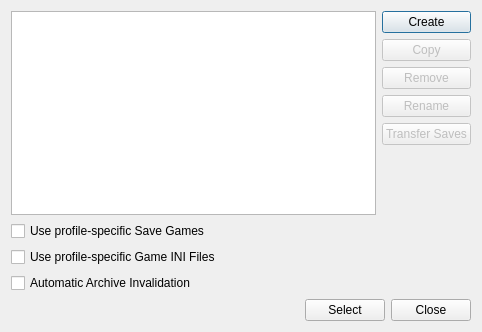
<?xml version="1.0" encoding="UTF-8"?>
<ui version="4.0">
 <class>ProfilesDialog</class>
 <widget class="QDialog" name="ProfilesDialog">
  <property name="geometry">
   <rect>
    <x>0</x>
    <y>0</y>
    <width>482</width>
    <height>332</height>
   </rect>
  </property>
  <property name="windowTitle">
   <string>Profiles</string>
  </property>
  <layout class="QVBoxLayout" name="verticalLayout_3">
   <item>
    <widget class="QWidget" name="widget" native="true">
     <layout class="QHBoxLayout" name="horizontalLayout_3">
      <property name="leftMargin">
       <number>0</number>
      </property>
      <property name="topMargin">
       <number>0</number>
      </property>
      <property name="rightMargin">
       <number>0</number>
      </property>
      <property name="bottomMargin">
       <number>0</number>
      </property>
      <item>
       <layout class="QVBoxLayout" name="verticalLayout_2">
        <item>
         <widget class="QListWidget" name="profilesList">
          <property name="toolTip">
           <string>List of Profiles</string>
          </property>
          <property name="whatsThis">
           <string>&lt;!DOCTYPE HTML PUBLIC &quot;-//W3C//DTD HTML 4.0//EN&quot; &quot;http://www.w3.org/TR/REC-html40/strict.dtd&quot;&gt;
&lt;html&gt;&lt;head&gt;&lt;meta name=&quot;qrichtext&quot; content=&quot;1&quot; /&gt;&lt;style type=&quot;text/css&quot;&gt;
p, li { white-space: pre-wrap; }
&lt;/style&gt;&lt;/head&gt;&lt;body style=&quot; font-family:'MS Shell Dlg 2'; font-size:8pt; font-weight:400; font-style:normal;&quot;&gt;
&lt;p style=&quot; margin-top:0px; margin-bottom:0px; margin-left:0px; margin-right:0px; -qt-block-indent:0; text-indent:0px;&quot;&gt;&lt;span style=&quot; font-size:8.25pt;&quot;&gt;This is the list of profiles. Each profile contains its own list and installation order of enabled mods (from a shared pool), its own list and load order of enabled plugins (esps/esms), a copy of the games ini-file and an optional savegame filter.&lt;/span&gt;&lt;/p&gt;&lt;/body&gt;&lt;/html&gt;</string>
          </property>
         </widget>
        </item>
        <item>
         <widget class="QCheckBox" name="localSavesBox">
          <property name="toolTip">
           <string>&lt;html&gt;&lt;head/&gt;&lt;body&gt;&lt;p&gt;If checked, save games are stored locally to this profile and will not appear when starting with a different profile.&lt;/p&gt;&lt;/body&gt;&lt;/html&gt;</string>
          </property>
          <property name="whatsThis">
           <string>If checked, save games are local to this profile and will not appear when starting with a different profile.</string>
          </property>
          <property name="text">
           <string>Use profile-specific Save Games</string>
          </property>
         </widget>
        </item>
        <item>
         <widget class="QCheckBox" name="localIniFilesBox">
          <property name="toolTip">
           <string>&lt;html&gt;&lt;head/&gt;&lt;body&gt;&lt;p&gt;If checked MO2 will use his own profile-specific game INI files, so that the &amp;quot;Global&amp;quot; ones in MyGames can be left vanilla. This different set of INI files is then offered to the game instead of the default one.&lt;/p&gt;&lt;/body&gt;&lt;/html&gt;</string>
          </property>
          <property name="whatsThis">
           <string>&lt;html&gt;&lt;head/&gt;&lt;body&gt;&lt;p&gt;If checked, MO2 will use a local set of game INI files (configuration and settings files), different from the default ones found in MyGames. This way changes to the INI settings will only affect this profile and the Global INI files can remain vanilla. MO2 will then show the profile INI files to the game instead of the Global ones.&lt;/p&gt;&lt;/body&gt;&lt;/html&gt;</string>
          </property>
          <property name="text">
           <string>Use profile-specific Game INI Files</string>
          </property>
          <property name="checked">
           <bool>false</bool>
          </property>
         </widget>
        </item>
        <item>
         <widget class="QCheckBox" name="invalidationBox">
          <property name="toolTip">
           <string>This ensures data files from mods are actually used. You want to enable this unless you use a different tool for Archive Invalidation.</string>
          </property>
          <property name="whatsThis">
           <string>&lt;!DOCTYPE HTML PUBLIC &quot;-//W3C//DTD HTML 4.0//EN&quot; &quot;http://www.w3.org/TR/REC-html40/strict.dtd&quot;&gt;
&lt;html&gt;&lt;head&gt;&lt;meta name=&quot;qrichtext&quot; content=&quot;1&quot; /&gt;&lt;style type=&quot;text/css&quot;&gt;
p, li { white-space: pre-wrap; }
&lt;/style&gt;&lt;/head&gt;&lt;body style=&quot; font-family:'MS Shell Dlg 2'; font-size:8.25pt; font-weight:400; font-style:normal;&quot;&gt;
&lt;p style=&quot; margin-top:0px; margin-bottom:0px; margin-left:0px; margin-right:0px; -qt-block-indent:0; text-indent:0px;&quot;&gt;&lt;span style=&quot; font-size:8pt;&quot;&gt;The games Oblivion, Fallout 3 and Fallout NV contain a bug which prevents texture and mesh replacers (that is: all modifications to meshes and textures already in game) from working.&lt;/span&gt;&lt;/p&gt;
&lt;p style=&quot; margin-top:0px; margin-bottom:0px; margin-left:0px; margin-right:0px; -qt-block-indent:0; text-indent:0px;&quot;&gt;&lt;span style=&quot; font-size:8pt;&quot;&gt;The Mod Organizer uses a workaround called &amp;quot;BSA redirection&amp;quot; (google is your friend) to fix this issue reliably and without further work. Simply activate and forget.&lt;/span&gt;&lt;/p&gt;
&lt;p style=&quot;-qt-paragraph-type:empty; margin-top:0px; margin-bottom:0px; margin-left:0px; margin-right:0px; -qt-block-indent:0; text-indent:0px; font-size:8pt;&quot;&gt;&lt;/p&gt;
&lt;p style=&quot; margin-top:0px; margin-bottom:0px; margin-left:0px; margin-right:0px; -qt-block-indent:0; text-indent:0px;&quot;&gt;&lt;span style=&quot; font-size:8pt;&quot;&gt;With Skyrim this bug seems to be fixed to a degree but whether a mod becomes active still depends on file dates. Therefore, it still makes sense to activate this.&lt;/span&gt;&lt;/p&gt;&lt;/body&gt;&lt;/html&gt;</string>
          </property>
          <property name="text">
           <string>Automatic Archive Invalidation</string>
          </property>
         </widget>
        </item>
       </layout>
      </item>
      <item>
       <layout class="QVBoxLayout" name="verticalLayout">
        <item>
         <widget class="QPushButton" name="addProfileButton">
          <property name="toolTip">
           <string>Create a new profile from scratch</string>
          </property>
          <property name="whatsThis">
           <string>Create a new profile from scratch</string>
          </property>
          <property name="text">
           <string>Create</string>
          </property>
         </widget>
        </item>
        <item>
         <widget class="QPushButton" name="copyProfileButton">
          <property name="enabled">
           <bool>false</bool>
          </property>
          <property name="toolTip">
           <string>Clone the selected profile</string>
          </property>
          <property name="whatsThis">
           <string>This creates a new profile with the same settings and active mods as the selected one.</string>
          </property>
          <property name="text">
           <string>Copy</string>
          </property>
         </widget>
        </item>
        <item>
         <widget class="QPushButton" name="removeProfileButton">
          <property name="enabled">
           <bool>false</bool>
          </property>
          <property name="toolTip">
           <string>Delete the selected Profile. This can not be un-done!</string>
          </property>
          <property name="whatsThis">
           <string>Delete the selected Profile. This can not be un-done!</string>
          </property>
          <property name="text">
           <string>Remove</string>
          </property>
         </widget>
        </item>
        <item>
         <widget class="QPushButton" name="renameButton">
          <property name="enabled">
           <bool>false</bool>
          </property>
          <property name="text">
           <string>Rename</string>
          </property>
         </widget>
        </item>
        <item>
         <widget class="QPushButton" name="transferButton">
          <property name="enabled">
           <bool>false</bool>
          </property>
          <property name="toolTip">
           <string>Transfer save games to the selected profile.</string>
          </property>
          <property name="whatsThis">
           <string>Transfer save games to the selected profile.</string>
          </property>
          <property name="text">
           <string>Transfer Saves</string>
          </property>
         </widget>
        </item>
        <item>
         <spacer name="verticalSpacer">
          <property name="orientation">
           <enum>Qt::Vertical</enum>
          </property>
          <property name="sizeHint" stdset="0">
           <size>
            <width>20</width>
            <height>40</height>
           </size>
          </property>
         </spacer>
        </item>
       </layout>
      </item>
     </layout>
    </widget>
   </item>
   <item>
    <widget class="QWidget" name="widget_2" native="true">
     <layout class="QHBoxLayout" name="horizontalLayout">
      <property name="leftMargin">
       <number>0</number>
      </property>
      <property name="topMargin">
       <number>0</number>
      </property>
      <property name="rightMargin">
       <number>0</number>
      </property>
      <property name="bottomMargin">
       <number>0</number>
      </property>
      <item>
       <spacer name="horizontalSpacer">
        <property name="orientation">
         <enum>Qt::Horizontal</enum>
        </property>
        <property name="sizeHint" stdset="0">
         <size>
          <width>40</width>
          <height>20</height>
         </size>
        </property>
       </spacer>
      </item>
      <item>
       <widget class="QPushButton" name="select">
        <property name="text">
         <string>Select</string>
        </property>
       </widget>
      </item>
      <item>
       <widget class="QPushButton" name="close">
        <property name="text">
         <string>Close</string>
        </property>
       </widget>
      </item>
     </layout>
    </widget>
   </item>
  </layout>
 </widget>
 <resources/>
 <connections/>
</ui>
